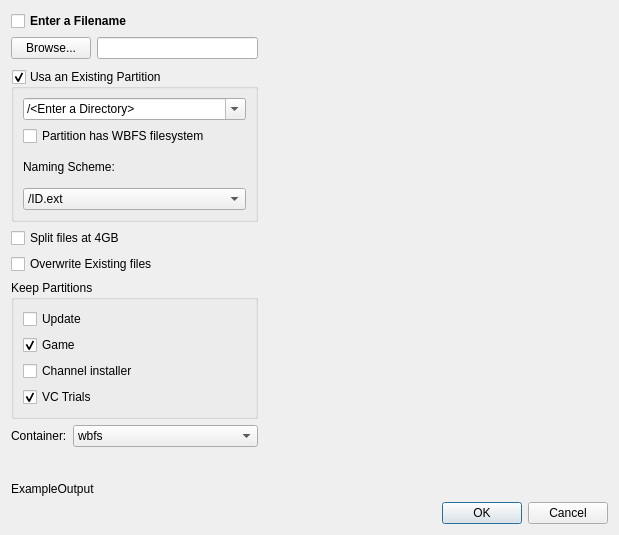
<?xml version="1.0" encoding="UTF-8"?>
<ui version="4.0">
 <class>GameCopyDialog</class>
 <widget class="QDialog" name="GameCopyDialog">
  <property name="geometry">
   <rect>
    <x>0</x>
    <y>0</y>
    <width>619</width>
    <height>535</height>
   </rect>
  </property>
  <property name="windowTitle">
   <string>Copy &amp; Convert Parameters</string>
  </property>
  <property name="styleSheet">
   <string notr="true"/>
  </property>
  <layout class="QGridLayout" name="gridLayout_2">
   <item row="0" column="1">
    <layout class="QVBoxLayout" name="verticalLayout_3">
     <item>
      <layout class="QVBoxLayout" name="verticalLayout_2">
       <item>
        <widget class="QCheckBox" name="checkBox_file">
         <property name="font">
          <font>
           <weight>75</weight>
           <bold>true</bold>
          </font>
         </property>
         <property name="text">
          <string>Enter a Filename</string>
         </property>
        </widget>
       </item>
       <item>
        <layout class="QFormLayout" name="formLayout">
         <property name="fieldGrowthPolicy">
          <enum>QFormLayout::AllNonFixedFieldsGrow</enum>
         </property>
         <item row="0" column="1">
          <widget class="QLineEdit" name="lineEdit_destOther"/>
         </item>
         <item row="0" column="0">
          <widget class="QPushButton" name="pushButton_destOther">
           <property name="text">
            <string>Browse...</string>
           </property>
          </widget>
         </item>
        </layout>
       </item>
      </layout>
     </item>
     <item>
      <widget class="QGroupBox" name="groupBox_partition">
       <property name="minimumSize">
        <size>
         <width>0</width>
         <height>153</height>
        </size>
       </property>
       <property name="title">
        <string>Usa an Existing Partition</string>
       </property>
       <property name="flat">
        <bool>false</bool>
       </property>
       <property name="checkable">
        <bool>true</bool>
       </property>
       <layout class="QVBoxLayout" name="verticalLayout">
        <item>
         <widget class="QComboBox" name="comboBox_dest">
          <property name="minimumSize">
           <size>
            <width>116</width>
            <height>0</height>
           </size>
          </property>
          <property name="editable">
           <bool>true</bool>
          </property>
          <item>
           <property name="text">
            <string>/&lt;Enter a Directory&gt;</string>
           </property>
          </item>
         </widget>
        </item>
        <item>
         <widget class="QCheckBox" name="checkBox_partitionisWBFS">
          <property name="text">
           <string>Partition has WBFS filesystem</string>
          </property>
         </widget>
        </item>
        <item>
         <widget class="QLabel" name="label_naming">
          <property name="text">
           <string>Naming Scheme:</string>
          </property>
         </widget>
        </item>
        <item>
         <widget class="QComboBox" name="comboBox_esc">
          <item>
           <property name="text">
            <string>/ID.ext</string>
           </property>
          </item>
          <item>
           <property name="text">
            <string>/GameName.ext</string>
           </property>
          </item>
          <item>
           <property name="text">
            <string>/GameName ID.ext</string>
           </property>
          </item>
          <item>
           <property name="text">
            <string>/GameName_ID.ext</string>
           </property>
          </item>
          <item>
           <property name="text">
            <string>/ID_GameName.ext</string>
           </property>
          </item>
          <item>
           <property name="text">
            <string>/GameName [ID]/ID.ext</string>
           </property>
          </item>
          <item>
           <property name="text">
            <string>/GameName_[ID]/ID.ext</string>
           </property>
          </item>
          <item>
           <property name="text">
            <string>/ID_GameName/ID.ext</string>
           </property>
          </item>
          <item>
           <property name="text">
            <string>/FileName.ext</string>
           </property>
          </item>
          <item>
           <property name="text">
            <string>/FileName [ID].ext</string>
           </property>
          </item>
          <item>
           <property name="text">
            <string>/FileName_[ID].ext</string>
           </property>
          </item>
          <item>
           <property name="text">
            <string>/ID_FileName.ext</string>
           </property>
          </item>
          <item>
           <property name="text">
            <string>/FileName [ID]/ID.ext</string>
           </property>
          </item>
          <item>
           <property name="text">
            <string>/FileName_[ID]/ID.ext</string>
           </property>
          </item>
          <item>
           <property name="text">
            <string>/ID_FileName/ID.ext</string>
           </property>
          </item>
         </widget>
        </item>
       </layout>
      </widget>
     </item>
     <item>
      <widget class="QCheckBox" name="checkBox_split">
       <property name="text">
        <string>Split files at 4GB</string>
       </property>
      </widget>
     </item>
     <item>
      <widget class="QCheckBox" name="checkBox_overwrite">
       <property name="text">
        <string>Overwrite Existing files</string>
       </property>
      </widget>
     </item>
     <item>
      <widget class="QGroupBox" name="groupBox_partitions">
       <property name="title">
        <string>Keep Partitions</string>
       </property>
       <layout class="QVBoxLayout" name="verticalLayout_9">
        <item>
         <widget class="QCheckBox" name="checkBox_part_update">
          <property name="text">
           <string>Update</string>
          </property>
         </widget>
        </item>
        <item>
         <widget class="QCheckBox" name="checkBox_part_data">
          <property name="text">
           <string>Game</string>
          </property>
          <property name="checked">
           <bool>true</bool>
          </property>
         </widget>
        </item>
        <item>
         <widget class="QCheckBox" name="checkBox_part_installer">
          <property name="text">
           <string>Channel installer</string>
          </property>
         </widget>
        </item>
        <item>
         <widget class="QCheckBox" name="checkBox_part_id">
          <property name="text">
           <string>VC Trials</string>
          </property>
          <property name="checked">
           <bool>true</bool>
          </property>
         </widget>
        </item>
       </layout>
      </widget>
     </item>
     <item>
      <layout class="QFormLayout" name="formLayout_2">
       <property name="fieldGrowthPolicy">
        <enum>QFormLayout::AllNonFixedFieldsGrow</enum>
       </property>
       <item row="0" column="0">
        <widget class="QLabel" name="label_container">
         <property name="text">
          <string>Container:</string>
         </property>
        </widget>
       </item>
       <item row="0" column="1">
        <widget class="QComboBox" name="comboBox_container">
         <item>
          <property name="text">
           <string>wbfs</string>
          </property>
         </item>
         <item>
          <property name="text">
           <string>iso</string>
          </property>
         </item>
         <item>
          <property name="text">
           <string>fst</string>
          </property>
         </item>
         <item>
          <property name="text">
           <string>wia</string>
          </property>
         </item>
         <item>
          <property name="text">
           <string>wdf</string>
          </property>
         </item>
         <item>
          <property name="text">
           <string>ciso</string>
          </property>
         </item>
        </widget>
       </item>
      </layout>
     </item>
    </layout>
   </item>
   <item row="1" column="1" colspan="2">
    <widget class="QLabel" name="label_example">
     <property name="text">
      <string>ExampleOutput</string>
     </property>
    </widget>
   </item>
   <item row="2" column="2">
    <widget class="QDialogButtonBox" name="buttonBox">
     <property name="orientation">
      <enum>Qt::Horizontal</enum>
     </property>
     <property name="standardButtons">
      <set>QDialogButtonBox::Cancel|QDialogButtonBox::Ok</set>
     </property>
    </widget>
   </item>
   <item row="0" column="2">
    <widget class="QStackedWidget" name="stackedWidget">
     <property name="minimumSize">
      <size>
       <width>344</width>
       <height>0</height>
      </size>
     </property>
     <property name="currentIndex">
      <number>0</number>
     </property>
     <widget class="QWidget" name="page_blank"/>
     <widget class="QWidget" name="page_iso">
      <widget class="QLabel" name="label_iso">
       <property name="geometry">
        <rect>
         <x>10</x>
         <y>10</y>
         <width>131</width>
         <height>17</height>
        </rect>
       </property>
       <property name="font">
        <font>
         <pointsize>11</pointsize>
         <weight>75</weight>
         <bold>true</bold>
        </font>
       </property>
       <property name="text">
        <string>Iso Options</string>
       </property>
      </widget>
      <widget class="QCheckBox" name="checkBox_iso_trunc">
       <property name="geometry">
        <rect>
         <x>30</x>
         <y>60</y>
         <width>181</width>
         <height>22</height>
        </rect>
       </property>
       <property name="text">
        <string>Truncate iso</string>
       </property>
      </widget>
     </widget>
     <widget class="QWidget" name="page_fst">
      <widget class="QLabel" name="label_fst">
       <property name="geometry">
        <rect>
         <x>10</x>
         <y>10</y>
         <width>131</width>
         <height>17</height>
        </rect>
       </property>
       <property name="font">
        <font>
         <pointsize>11</pointsize>
         <weight>75</weight>
         <bold>true</bold>
        </font>
       </property>
       <property name="text">
        <string>Fst Options</string>
       </property>
      </widget>
      <widget class="QCheckBox" name="checkBox_fst_sneek">
       <property name="geometry">
        <rect>
         <x>20</x>
         <y>30</y>
         <width>171</width>
         <height>61</height>
        </rect>
       </property>
       <property name="minimumSize">
        <size>
         <width>171</width>
         <height>61</height>
        </size>
       </property>
       <property name="text">
        <string/>
       </property>
       <property name="icon">
        <iconset resource="resources.qrc">
         <normaloff>:/images/sneek.png</normaloff>:/images/sneek.png</iconset>
       </property>
       <property name="iconSize">
        <size>
         <width>134</width>
         <height>47</height>
        </size>
       </property>
      </widget>
     </widget>
     <widget class="QWidget" name="page_wia">
      <layout class="QVBoxLayout" name="verticalLayout_7">
       <item>
        <widget class="QLabel" name="label_wia">
         <property name="font">
          <font>
           <pointsize>11</pointsize>
           <weight>75</weight>
           <bold>true</bold>
          </font>
         </property>
         <property name="text">
          <string>Wia Options</string>
         </property>
        </widget>
       </item>
       <item>
        <widget class="QGroupBox" name="groupBox_wia_presets">
         <property name="title">
          <string>Preset Mode</string>
         </property>
         <property name="checkable">
          <bool>true</bool>
         </property>
         <layout class="QVBoxLayout" name="verticalLayout_8">
          <item>
           <widget class="QComboBox" name="comboBox_wia_preset">
            <property name="currentIndex">
             <number>1</number>
            </property>
            <item>
             <property name="text">
              <string>Fast</string>
             </property>
            </item>
            <item>
             <property name="text">
              <string>Good</string>
             </property>
            </item>
            <item>
             <property name="text">
              <string>Best</string>
             </property>
            </item>
           </widget>
          </item>
         </layout>
        </widget>
       </item>
       <item>
        <widget class="QGroupBox" name="groupBox_wia_advanced">
         <property name="title">
          <string>Advanced</string>
         </property>
         <property name="checkable">
          <bool>true</bool>
         </property>
         <property name="checked">
          <bool>false</bool>
         </property>
         <layout class="QVBoxLayout" name="verticalLayout_4">
          <item>
           <layout class="QFormLayout" name="formLayout_3">
            <item row="0" column="0">
             <widget class="QLabel" name="label_wia_method">
              <property name="text">
               <string>Method:</string>
              </property>
             </widget>
            </item>
            <item row="0" column="1">
             <widget class="QComboBox" name="comboBox_wia_method">
              <item>
               <property name="text">
                <string>None</string>
               </property>
              </item>
              <item>
               <property name="text">
                <string>Purge</string>
               </property>
              </item>
              <item>
               <property name="text">
                <string>Bzip2</string>
               </property>
              </item>
              <item>
               <property name="text">
                <string>Lzma</string>
               </property>
              </item>
              <item>
               <property name="text">
                <string>Lzma2</string>
               </property>
              </item>
             </widget>
            </item>
           </layout>
          </item>
          <item>
           <widget class="QGroupBox" name="groupBox_wia_level">
            <property name="enabled">
             <bool>false</bool>
            </property>
            <property name="minimumSize">
             <size>
              <width>190</width>
              <height>74</height>
             </size>
            </property>
            <property name="title">
             <string>Level</string>
            </property>
            <property name="checkable">
             <bool>true</bool>
            </property>
            <property name="checked">
             <bool>false</bool>
            </property>
            <layout class="QVBoxLayout" name="verticalLayout_5">
             <item>
              <widget class="QComboBox" name="comboBox_wia_level">
               <item>
                <property name="text">
                 <string>Default</string>
                </property>
               </item>
               <item>
                <property name="text">
                 <string>1</string>
                </property>
               </item>
               <item>
                <property name="text">
                 <string>2</string>
                </property>
               </item>
               <item>
                <property name="text">
                 <string>3</string>
                </property>
               </item>
               <item>
                <property name="text">
                 <string>4</string>
                </property>
               </item>
               <item>
                <property name="text">
                 <string>5</string>
                </property>
               </item>
               <item>
                <property name="text">
                 <string>6</string>
                </property>
               </item>
               <item>
                <property name="text">
                 <string>7</string>
                </property>
               </item>
               <item>
                <property name="text">
                 <string>8</string>
                </property>
               </item>
               <item>
                <property name="text">
                 <string>9</string>
                </property>
               </item>
              </widget>
             </item>
            </layout>
           </widget>
          </item>
          <item>
           <widget class="QGroupBox" name="groupBox_wia_chunk">
            <property name="title">
             <string>Chunk factor</string>
            </property>
            <property name="checkable">
             <bool>true</bool>
            </property>
            <property name="checked">
             <bool>false</bool>
            </property>
            <layout class="QVBoxLayout" name="verticalLayout_6">
             <item>
              <widget class="QSpinBox" name="spinBox_wia_chunk">
               <property name="minimum">
                <number>2</number>
               </property>
               <property name="maximum">
                <number>100</number>
               </property>
               <property name="value">
                <number>20</number>
               </property>
              </widget>
             </item>
            </layout>
           </widget>
          </item>
         </layout>
        </widget>
       </item>
      </layout>
     </widget>
    </widget>
   </item>
  </layout>
 </widget>
 <resources>
  <include location="resources.qrc"/>
 </resources>
 <connections>
  <connection>
   <sender>buttonBox</sender>
   <signal>accepted()</signal>
   <receiver>GameCopyDialog</receiver>
   <slot>accept()</slot>
   <hints>
    <hint type="sourcelabel">
     <x>248</x>
     <y>254</y>
    </hint>
    <hint type="destinationlabel">
     <x>157</x>
     <y>274</y>
    </hint>
   </hints>
  </connection>
  <connection>
   <sender>buttonBox</sender>
   <signal>rejected()</signal>
   <receiver>GameCopyDialog</receiver>
   <slot>reject()</slot>
   <hints>
    <hint type="sourcelabel">
     <x>316</x>
     <y>260</y>
    </hint>
    <hint type="destinationlabel">
     <x>286</x>
     <y>274</y>
    </hint>
   </hints>
  </connection>
 </connections>
</ui>
